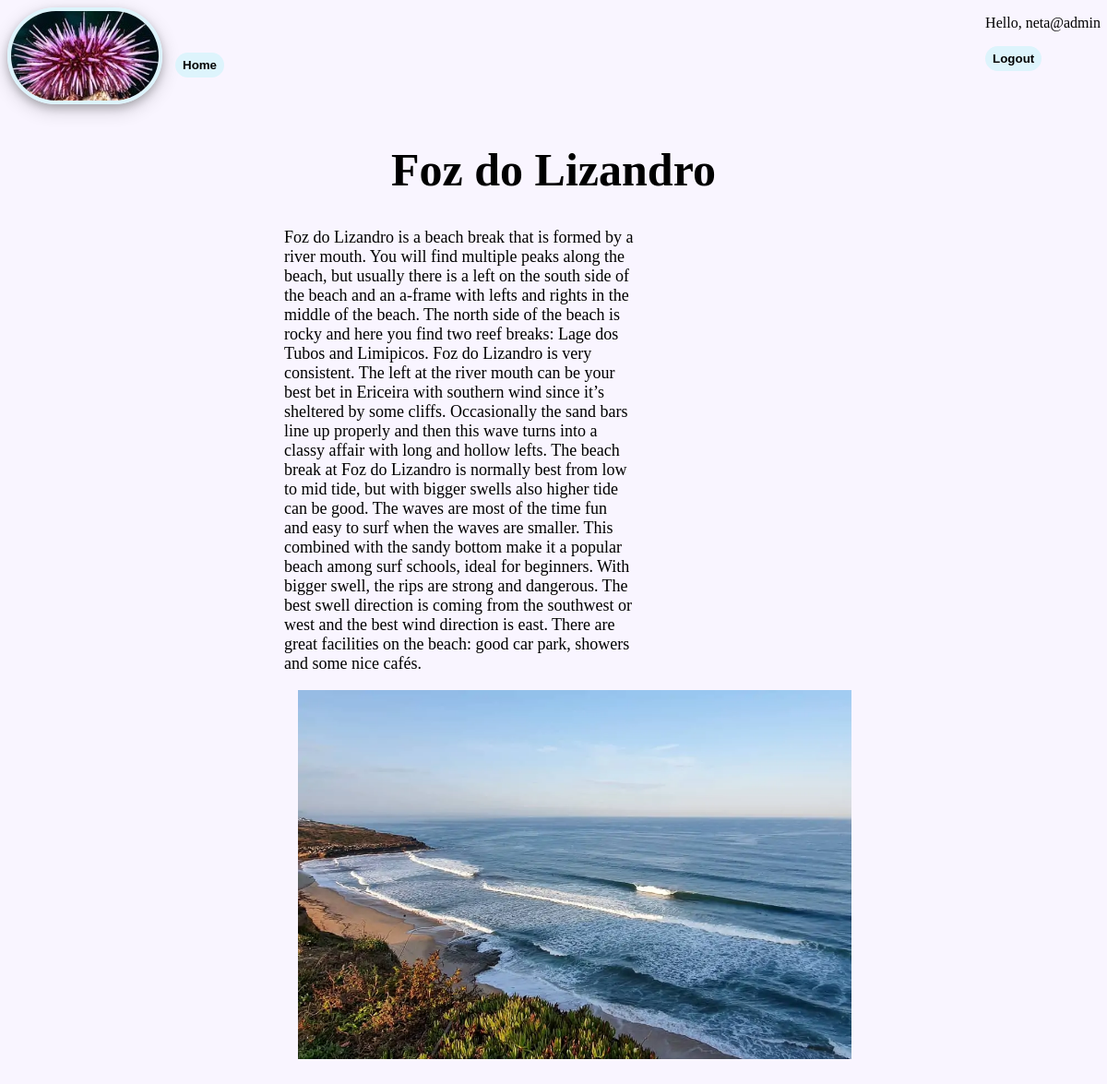
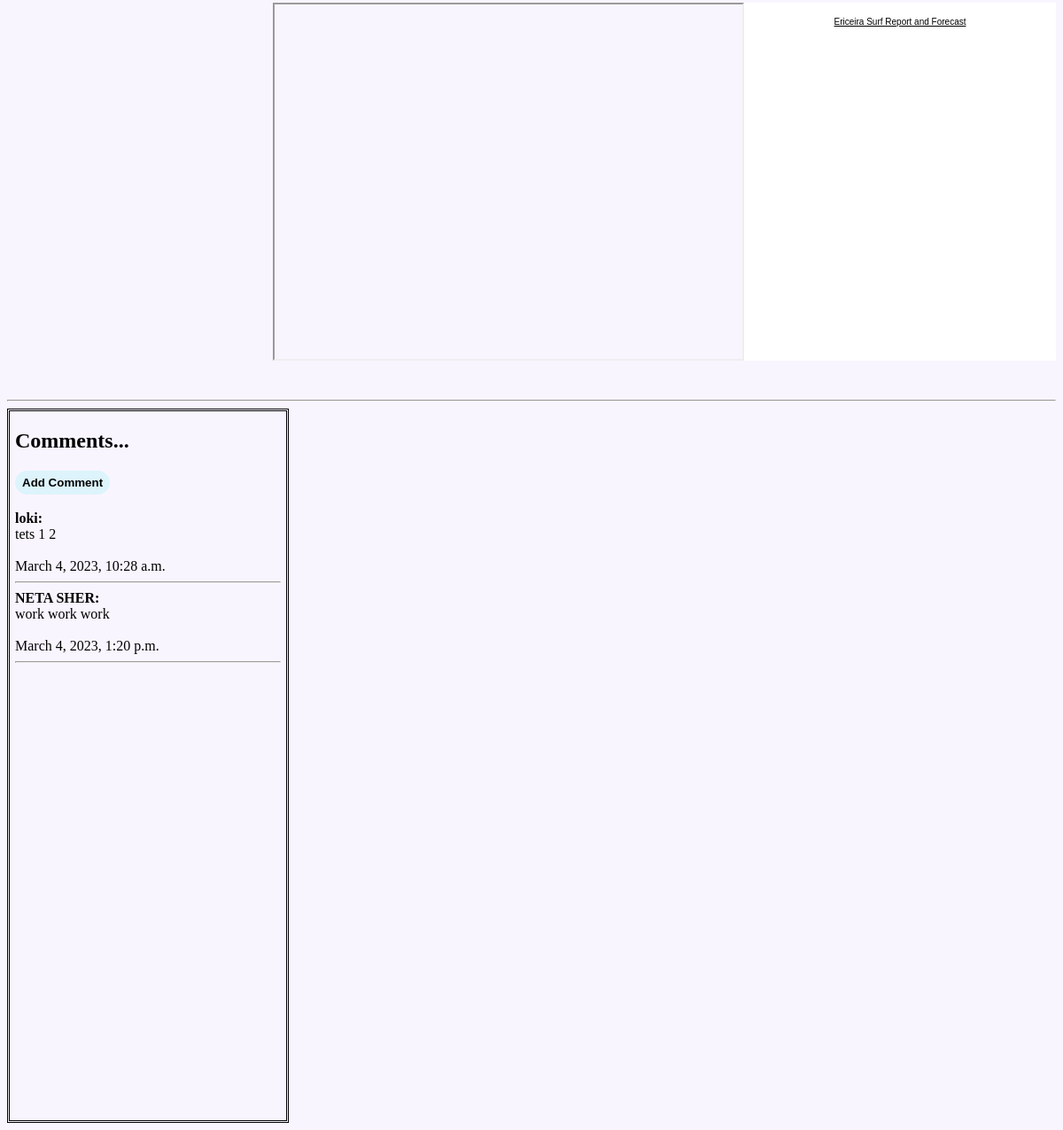
The page /homepage/Foz-do-Lizandro/ (signed in) on the database its author committed (2 pictures, top to bottom).
### spots/models.py (models this page shows, shortened)
class SurfSpots(models.Model):
    title = models.CharField(max_length=100)
    slug = models.SlugField()
    body = models.TextField()
    thumb = models.ImageField(blank=True)
    level = models.CharField(default=None, max_length=100, choices=Levels.choices)
    best_tide = models.CharField(blank=True, max_length=100)
    sea_bed = models.CharField(blank=True, max_length=100)
    break_type = models.CharField(blank=True, max_length=100)
    youtube_id = models.CharField(default="j_U4niuqUhg", max_length=100)

class Comment(models.Model):
    post = models.ForeignKey(SurfSpots, related_name='comments', on_delete=models.CASCADE)
    name = models.CharField(max_length=100)
    body = models.TextField()
    date_added = models.DateTimeField(auto_now_add=True)

### spots/views.py (the view)
# urls.py: path('<slug:slug>/', views.spot_detail, name="detail"),
def spot_detail(request, slug):
    spot = SurfSpots.objects.get(slug=slug)
    return render(request, 'spots/spot_detail.html', {"spot": spot})

### templates/spots/spot_detail.html (shortened to what this page needs)
{% extends 'base_layout.html' %}
{% block content %}
    <h1 class="title">{{spot.title}}</h1>
<div class="detail">
    <p class="spot-detail">{{spot.body}}</p>
    <img class="detail-img" src="{{spot.thumb.url}}" width="600px">
</div>
<div class="media">
    <iframe width="600" height="400"
        src="https://www.youtube.com/embed/{{spot.youtube_id}}">
    </iframe>
    <div style="width:400px;background:#fff">
        <p>
            <div style="font-family:Arial, Helvetica, sans-serif;text-align:center;font-size:10px;color:#000;height:25px;">
                <a href="http://magicseaweed.com/Ericeira-Surf-Report/198/" style="color:#000;">
                    Ericeira Surf Report and Forecast
                </a>
            </div>
        </p>
    </div>
</div>
<br><br>
<hr>
<div class="comments">
<h2>Comments...</h2>
{% if not spot.comments.all %}
    No comments yet...<a href="{% url 'spots:add_comment' slug=spot.slug %}"><button class="nav-btns">Add Comment</button></a>
{% else %}
    <a href="{% url 'spots:add_comment' slug=spot.slug %}"><button class="nav-btns">Add Comment</button></a>
    <br><br>
    {% for comment in spot.comments.all %}
    <strong>
    {{comment.name}}:
    </strong>
    <br>
    {{comment.body}}
    <br><br>
    {{comment.date_added}}
    <hr>
    {% endfor %}
{% endif %}
</div>
  {% endblock %}

### templates/base_layout.html (shortened to what this page needs)
{% load static %}
<!DOCTYPE html>
<html lang="en">
<head>
    <link rel="stylesheet" href="{% static 'styles.css' %}">
</head>
<body>
<div class="wrapper">
    <a href="{% url 'spots:spot'%}"><img class="urchin" src="{% static 'urchin2.jfif' %}"></a>
    <a class="home-btn" href="{% url 'spots:spot'%}"><button class="nav-btns">Home</button></a>
    <nav class="user-nav">
        {% if user.is_authenticated%}
        <p>Hello, {{user}}</p>
            <form class="logout-link" action="{% url 'accounts:logout' %}" method="post">
                <button class="nav-btns" type="submit">Logout</button>
            </form>
        {% else %}
        <p>Not Registered?</p>
        <a href="{% url 'accounts:login' %}"><button class="nav-btns">Login</button></a></li>
        <a href="{% url 'accounts:signup' %}"><button class="nav-btns">Signup</button></a></li>
        {% endif %}
    </nav>
  {% block content %}
  {% endblock %}
</div>
</body>
</html>

### assets/styles.css (style rules this page uses)
body { background-color: #f9f5ff; }
.urchin { border-size: 3px; border-radius: 80px; border: 4px solid #ddf4fc; width: 160px; box-shadow: 0 4px 8px 0 rgba(0, 0, 0, 0.2), 0 6px 20px 0 rgba(0, 0, 0, 0.19); }
.home-btn { position: relative; top: -38px; left: 10px; }
.nav-btns { border-radius: 80px; border: none; background-color: #ddf4fc; padding-top: 6px; padding-bottom: 6px; padding-left: 8px; padding-right: 8px; font-weight: 550; }
.title { font-family: bradley hand,cursive; font-size: 50px; font-weight: 700; text-align: center; }
.spot-detail { display: inline-block; font-family: Georgia; font-size: 18px; width: 380px; margin-top: 0px; }
.detail-img { display: inline-block; vertical-align: top; padding-left: 15px; }
.detail { align-items: center; padding-bottom: 30px; padding-left: 300px; }
.user-nav { position: absolute; top: 0px; right: 7px; }
.media { display: flex; align-items: top; margin-left: 300px; margin-right: auto; }
.comments { display: block; border-style: double; border-size: 2px; padding-left: 6px; padding-right: 6px; height: 800px; width: 300px; overflow: auto; }

### rows shown on the page
SurfSpots: title "Foz do Lizandro", body "Foz do Lizandro is a beach break that is formed by a river mouth. You will find multiple peaks along the beach, but usually there is a left on the south side of the beach and an a-frame with lefts and rights in the middle of the beach. The north side of the beach is rocky and here you find two reef breaks: Lage dos Tubos and Limipicos. Foz do Lizandro is very consistent. The left at the river mouth can be your best bet in Ericeira with southern wind since it’s sheltered by some cliffs. Occasionally the sand bars line up properly and then this wave turns into a classy affair with long and hollow lefts. The beach break at Foz do Lizandro is normally best from low to mid tide, but with bigger…", thumb (picture)
Comment: name "loki", body "tets 1 2", date_added "March 4, 2023, 10:28 a.m."
Comment: name "NETA SHER", body "work work work", date_added "March 4, 2023, 1:20 p.m."

### other values the page prints
{{ user }} "neta@admin"
